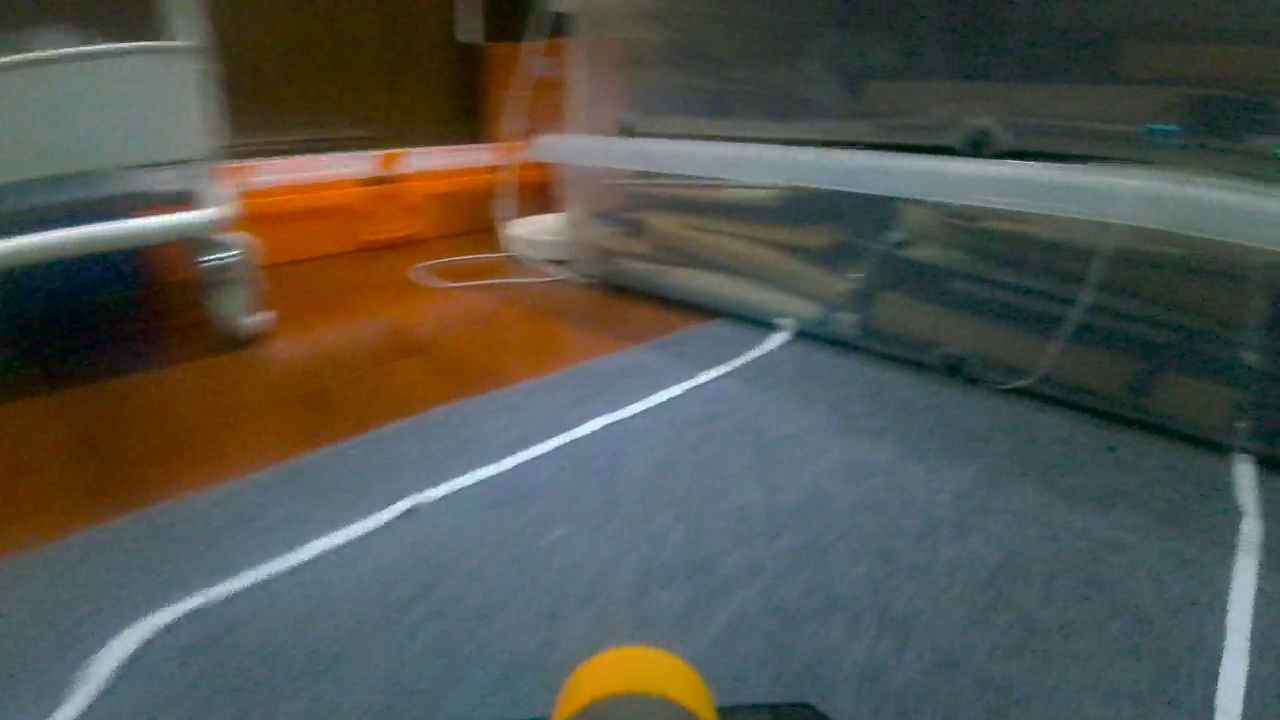
#> input picture train/images/54.jpg, 1280 x 720 px
$ jupyter execute --allow-errors record.ipynb
#> lines starting #> are read from the running program, lines starting #| are printed output that depends on the picture
[cell 1]
import cv2
import time
import pandas as pd
from pynput import keyboard
import numpy as np
from matplotlib import pyplot as plt
import robomaster
from robomaster import robot
from robomaster import camera

## 加速时
\
恒定功率加速,则牵引力 $ F=\frac{P}{v} $ ,设机车质量为m,阻力为f
$$ \frac{P}{v} - f = ma = m\frac{dv}{dt} $$
得到解为：
$$ \frac{mf^2}{P}t = -\frac{f}{P}v - \ln\left(1 - \frac{f}{P}v\right) $$
\
带入机甲大师s1 $ V_m = 1 m/s $ $ P = 2 W $ $ m = 3.3 kg $ $ f = \frac{P}{V_m} $
$$ 6.6t = -v - \ln\left(1 - v\right)  $$
## 减速时
\
易知 $ f = 2N $ 则 $ a_d = f/m ≈ 0.6 m/s^2 $
$$ V = V_m - at $$
$$ V = - 0.6t + 1 $$
\
以下为加速和减速时v-t图像

[cell 2]
v1 = np.arange(0, 1, 0.00001)
t1 = (1/6.6)*(-v1-np.log(1-v1))
plt.plot(t1,v1)

t2 = np.arange(0, 1.6, 0.0001)
v2 = -0.6*t2 + 1
plt.plot(t2,v2)
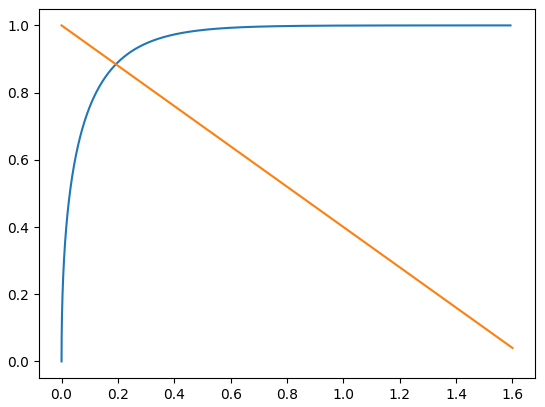
#> figure drawn by matplotlib, 1 panel; curve peaks at x = 1.59, y = 1; curve peaks at x = 0, y = 1

创建对应列表

[cell 3]
v1 = np.arange(0, 1, 0.001)
t1 = (1/6.6)*(-v1-np.log(1-v1))
ac = [0,0.76,0.88,0.94,0.96,1,1]

de = list()
for i in range(0,17):
   de.append(round(-0.6*i/10 + 1,2))
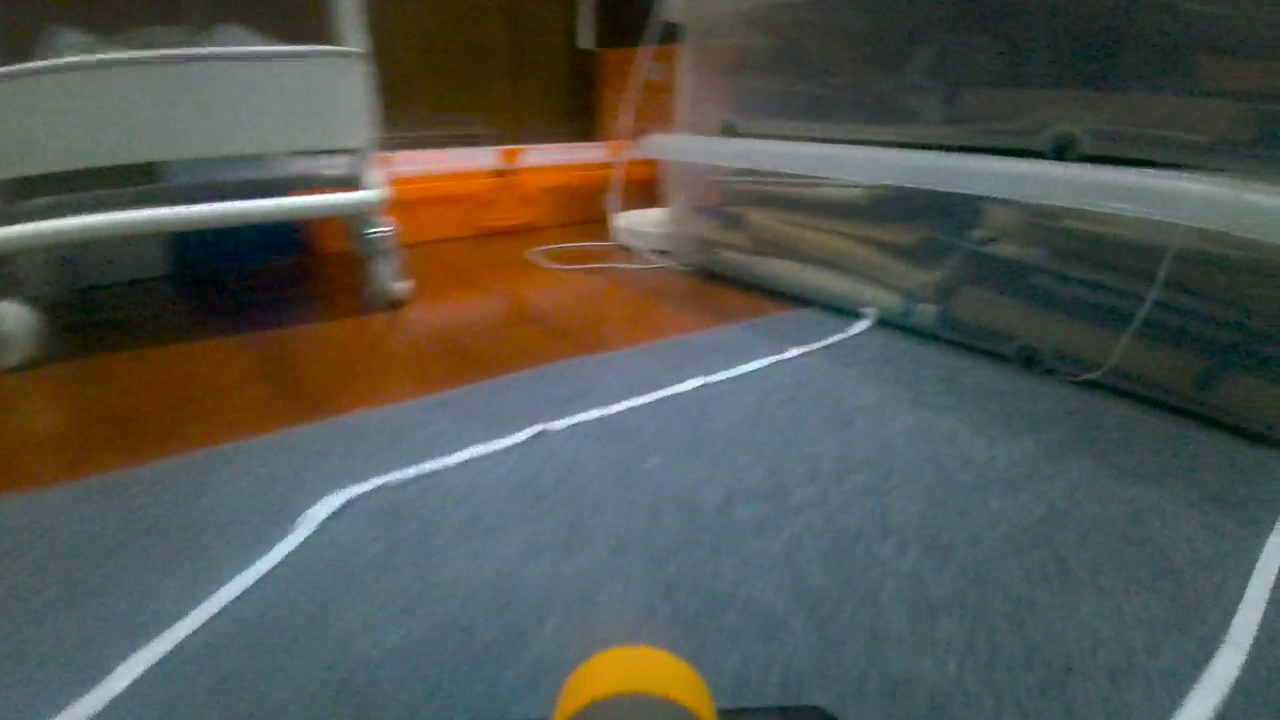
#> input picture train/images/53.jpg, 1280 x 720 px
de.append(0), de.append(0)

测量两个间隔0.1s图片间隔角度\
OpenCV的SIFT算法来找到两幅图像中的关键点和描述符，然后使用最近邻匹配来找到良好的特征点对。\
计算得到角度

[cell 4]
# 平移对齐图片
def align_images(img1, img2):
    # 将图片转换为灰度图
    gray1 = cv2.cvtColor(img1, cv2.COLOR_BGR2GRAY)
#> img1 is the input picture: shape (720, 1280, 3); mean B, G, R 77.9, 84.9, 82.8
    gray2 = cv2.cvtColor(img2, cv2.COLOR_BGR2GRAY)
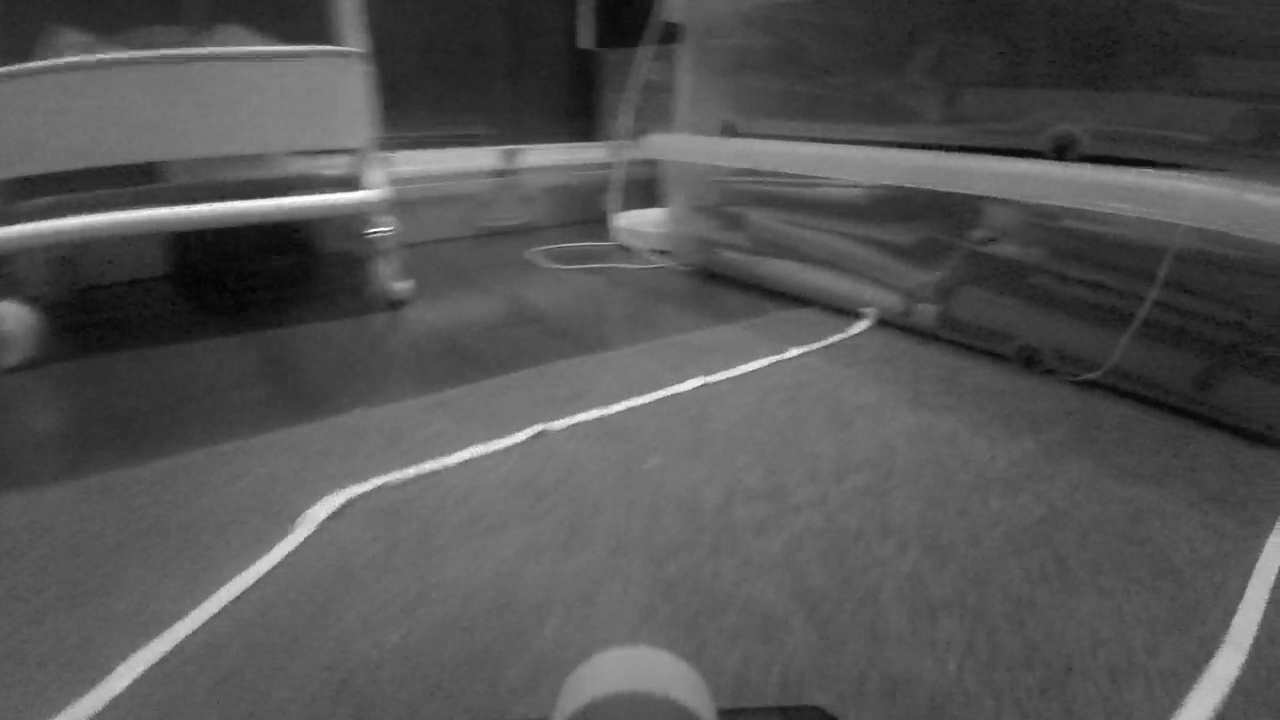
#> gray2: shape (720, 1280); min 1, max 255, mean 84.5
#> img2 is the input picture: shape (720, 1280, 3); mean B, G, R 80.1, 86.1, 82.9

    # 使用 SIFT 特征检测器检测关键点和描述符
    sift = cv2.SIFT_create()
    kp1, des1 = sift.detectAndCompute(gray1, None)
#> kp1 = 232 keypoints; strongest (x, y, size): (206, 258, 2.3), (218, 255, 2.3), (676, 390, 8.3), (776, 340, 11.3)
    kp2, des2 = sift.detectAndCompute(gray2, None)
#> kp2 = 279 keypoints; strongest (x, y, size): (375, 232, 2), (794, 352, 6.7), (349, 183, 12.5), (638, 223, 27.1)

    # 使用 FLANN 匹配器进行特征匹配
    FLANN_INDEX_KDTREE = 1
    index_params = dict(algorithm=FLANN_INDEX_KDTREE, trees=5)
    search_params = dict(checks=50)
    flann = cv2.FlannBasedMatcher(index_params, search_params)
    matches = flann.knnMatch(des1, des2, k=2)
#> matches = 232 matches

    # 选择最佳匹配点
    good = []
    for m, n in matches:
        if m.distance < 0.7 * n.distance:
            good.append(m)
#> after the loop, good = 43 matches

    # 获取关键点的坐标
    src_pts = np.float32([kp1[m.queryIdx].pt for m in good]).reshape(-1, 1, 2)
#> src_pts = 43 rows, first 8: [21.91, 229.5], [165.2, 181.1], [180.4, 200.3], [194.2, 241.8], [195.4, 260.3], [200.7, 259.1], [221.5, 258.6], [228.4, 256.6]
    dst_pts = np.float32([kp2[m.trainIdx].pt for m in good]).reshape(-1, 1, 2)
#> dst_pts = 43 rows, first 8: [222.2, 197.7], [335.5, 166], [349.4, 182.9], [352.3, 220.9], [365.1, 231.5], [365.1, 231.5], [375.2, 232.3], [375.2, 232.3]

    # 使用 RANSAC 算法估计单应性矩阵
    M, mask = cv2.findHomography(src_pts, dst_pts, cv2.RANSAC, 5.0)
#> M = [[0.725, 0.0358, 204.4], [-0.0115, 0.852, 15.3], [-0.000165, 0.000113, 1]]; mask = 43 values, max 1 at index 1, min 0 at index 0, mean 0.698

    # 对图像进行透视变换
    h, w = img1.shape[:2]
#> h = 720; w = 1280
    img1_aligned = cv2.warpPerspective(img1, M, (w, h), flags=cv2.INTER_LINEAR + cv2.WARP_INVERSE_MAP)
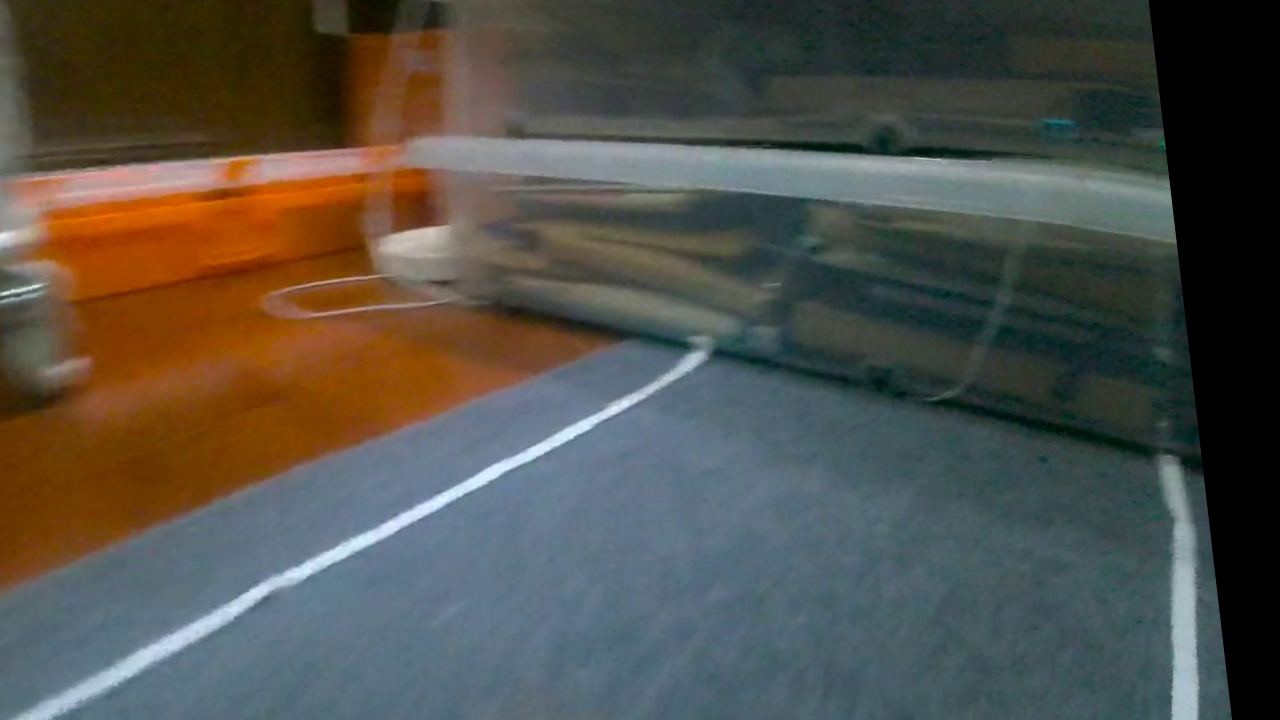
#> img1_aligned: shape (720, 1280, 3); mean B, G, R 72.9, 80.4, 81.8

    return img1_aligned, img2

def calculate_rotation_angle(img1, img2):
    # 读取图片
    # img1 = cv2.imread("train/images/1.jpg")
    # img2 = cv2.imread("train/images/2.jpg")

    # 将图片转换为灰度图
    gray1 = cv2.cvtColor(img1, cv2.COLOR_BGR2GRAY)
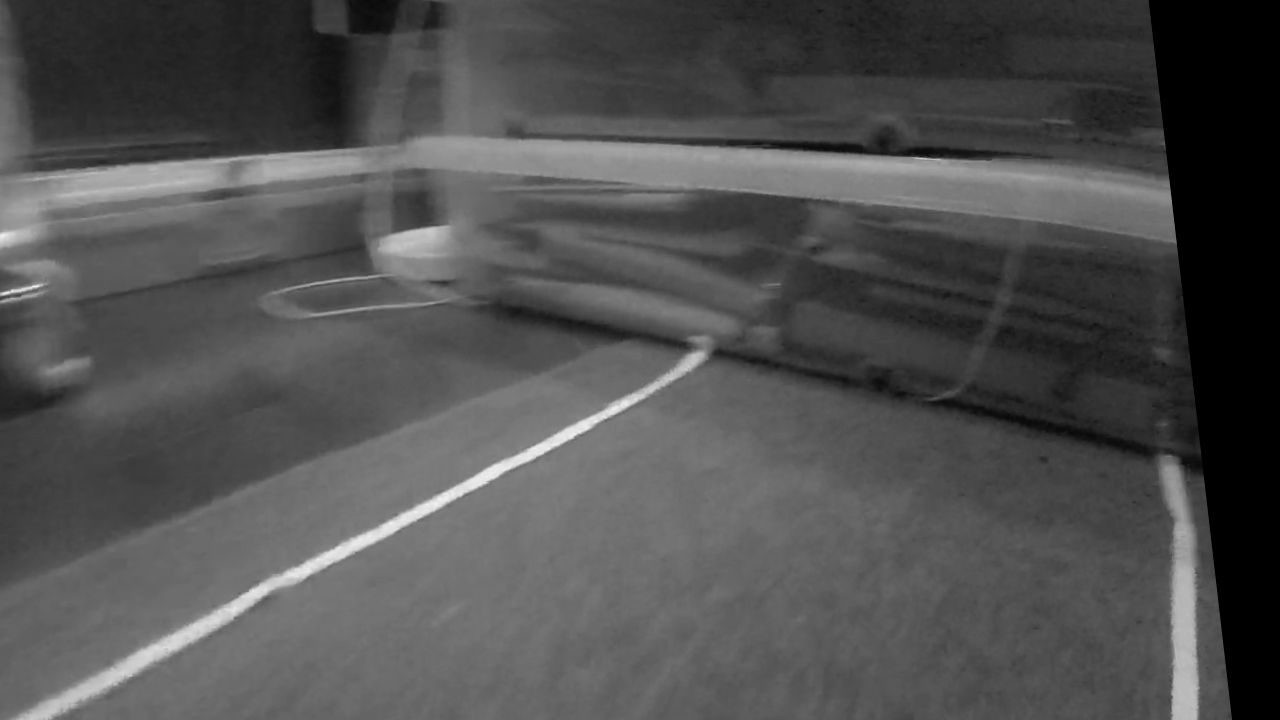
#> gray1: shape (720, 1280); min 0, max 244, mean 80
    gray2 = cv2.cvtColor(img2, cv2.COLOR_BGR2GRAY)

    # 使用 SIFT 特征检测器检测关键点和描述符
    sift = cv2.SIFT_create()
    kp1, des1 = sift.detectAndCompute(gray1, None)
#> kp1 = 213 keypoints; strongest (x, y, size): (13, 291, 3.2), (584, 425, 9.5), (692, 361, 12.7), (389, 527, 11)
    kp2, des2 = sift.detectAndCompute(gray2, None)

    # 使用 FLANN 匹配器进行特征匹配
    FLANN_INDEX_KDTREE = 1
    index_params = dict(algorithm=FLANN_INDEX_KDTREE, trees=5)
    search_params = dict(checks=50)
    flann = cv2.FlannBasedMatcher(index_params, search_params)
    matches = flann.knnMatch(des1, des2, k=2)
#> matches = 213 matches

    # 选择最佳匹配点
    good = []
    for m, n in matches:
        if m.distance < 0.7 * n.distance:
            good.append(m)
#> after the loop, good = 35 matches

    # 获取关键点的坐标
    src_pts = np.float32([kp1[m.queryIdx].pt for m in good]).reshape(-1, 1, 2)
#> src_pts = 35 rows, first 8: [57.98, 370.6], [165.9, 626.6], [308.5, 284.8], [328, 562.8], [329, 118.2], [337.2, 236.7], [390.7, 286.9], [400.3, 225.3]
    dst_pts = np.float32([kp2[m.trainIdx].pt for m in good]).reshape(-1, 1, 2)
#> dst_pts = 35 rows, first 8: [401.1, 286.3], [404.2, 483.9], [411.1, 471.2], [669.3, 393.5], [580.5, 118.2], [582.2, 210.4], [625.3, 250.7], [628.4, 205.2]

    # 使用 RANSAC 算法估计单应性矩阵
    M, mask = cv2.findHomography(src_pts, dst_pts, cv2.RANSAC, 5.0)
#> M = [[0.531, 0.231, 345], [-0.03, 0.839, 20.91], [-0.000327, 0.000427, 1]]; mask = 35 values, max 1 at index 4, min 0 at index 0, mean 0.657

    # 获取旋转角度
    angle = np.arctan(M[0, 1] / M[0, 0]) * 180 / np.pi
#> angle = 23.56
    return angle


def find_index(lst, target):
    # 使用 lambda 函数计算每个元素与目标数的绝对差值，并返回最小差值的索引
    return min(range(len(lst)), key=lambda i: abs(lst[i] - target))
w_pressed = o_pressed = n_pressed = False
def on_press(key):
    try:
        if key.char == 'w':
            global w_pressed
            w_pressed = True
        elif key.char == 'o':
            global o_pressed
            o_pressed = True
            return False
        elif key.char == 'n':
            global n_pressed
            n_pressed = True
    except AttributeError:
        pass
def on_release(key):
    try:
        if key.char == 'w':
            global w_pressed
            w_pressed = False
        elif key.char == 'o':
            global o_pressed
            o_pressed = False
            return False
        elif key.char == 'n':
            global n_pressed
            n_pressed = False
    except AttributeError:
        pass

img1, img2 = align_images(cv2.imread("train/images/54.jpg"), cv2.imread("train/images/53.jpg"))
angle = calculate_rotation_angle(img1, img2)
#> angle = 23.56
cv2.waitKey(0)
cv2.destroyAllWindows()
angle
#> Out = 23.56
